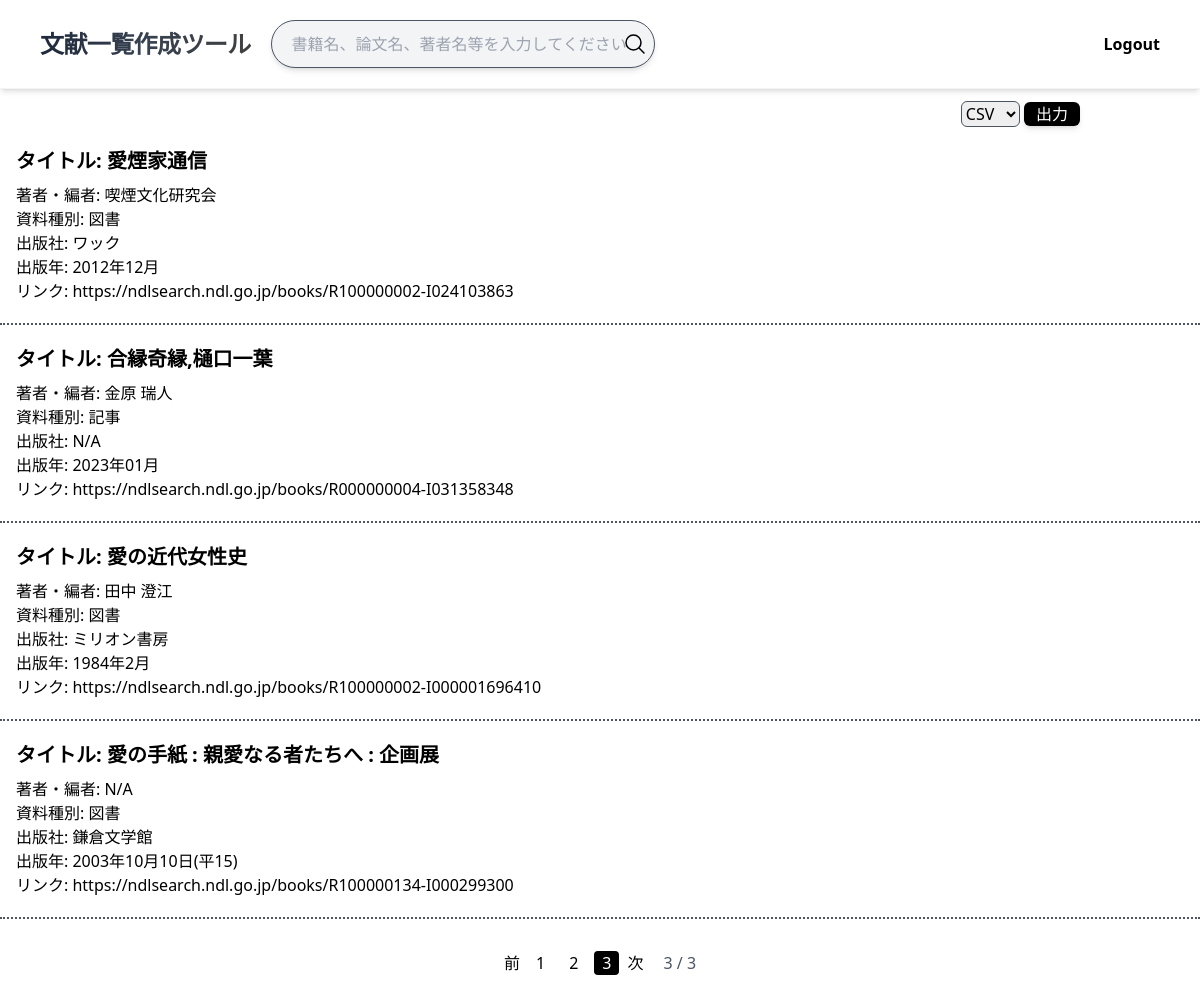
/mypage/?page=3 (signed in), run on an earlier commit of the app's database.
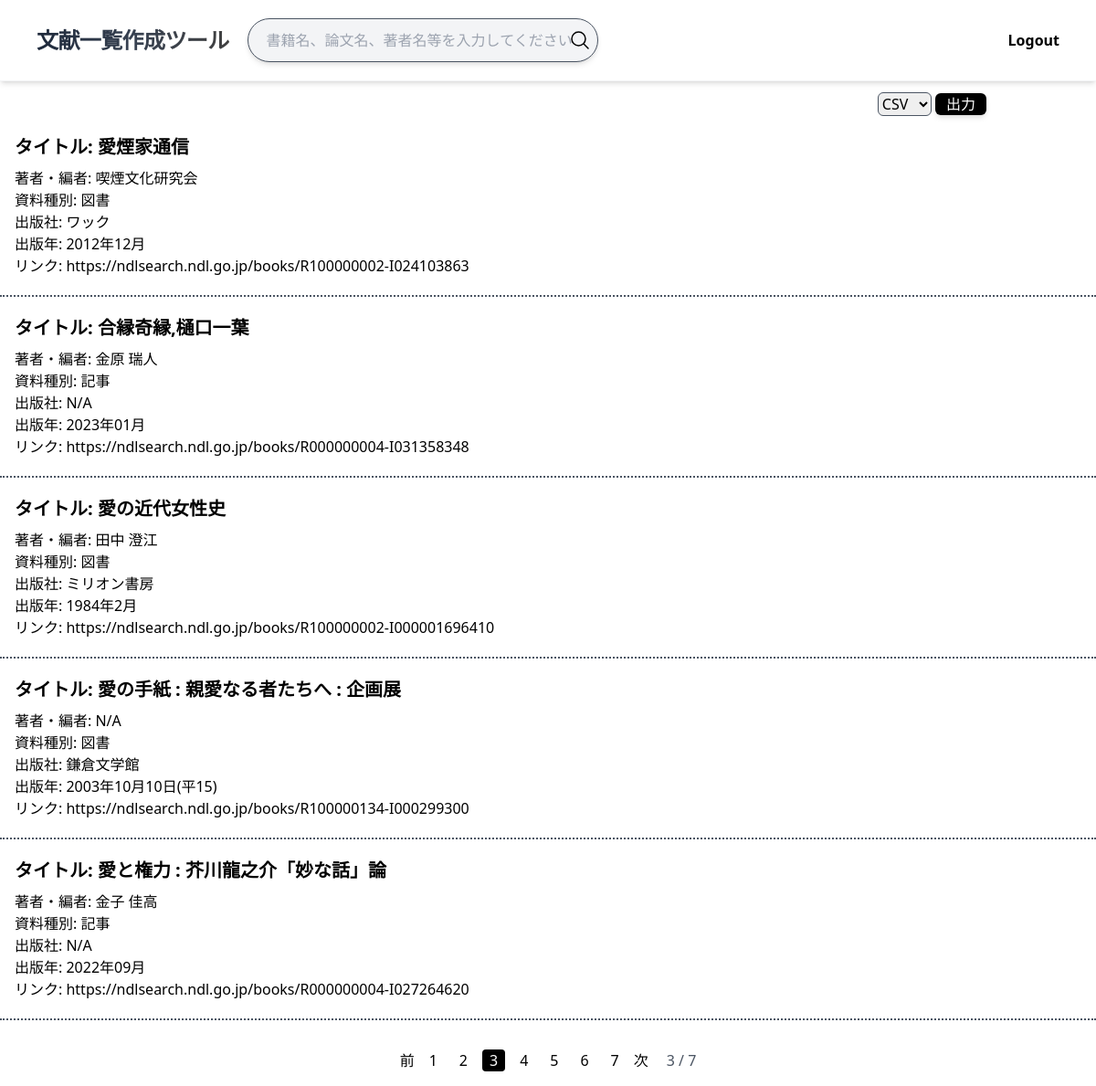
And on a later commit of the database.
### api/models.py (models this page shows)
class Book(models.Model):
    type = models.ManyToManyField(Type, blank=True) #図書種別
    title = models.CharField(max_length=255) #資料タイトル
    author = models.ManyToManyField(Author, blank=True) #著者
    publisher = models.ForeignKey(Publisher, on_delete=models.PROTECT) #出版社
    date = models.CharField(max_length=10) #出版年
    magazine_title = models.ManyToManyField(Magazine, blank=True) #掲載誌タイトル
    magazine_number = models.CharField(max_length=20, blank=True) #掲載誌関数
    magazine_date = models.CharField(max_length=10, blank=True) #掲載誌出版年
    page = models.CharField(max_length=20, blank=True) #論文掲載ページ数
    link = models.URLField(blank=True) #図書資料へのアクセスURL
    user = models.ForeignKey(User, on_delete=models.CASCADE, related_name='favorites', null=True) #email

class Author(models.Model):
    author = models.CharField(max_length=20)

class Type(models.Model):
    type = models.CharField(max_length=5)

class Publisher(models.Model):
    publisher = models.CharField(max_length=20)

### api/views.py (the view)
# urls.py: path('mypage/', BookListView.as_view(), name='mypage'),
class BookListView(ListView, FormView):
    print("OK")
    template_name = 'mypage.html'
    context_object_name = 'book_obj'
    form_class = SearchForm
    paginate_by = 5
    def get_queryset(self):
        print('get_queryset関数OK')
        return Book.objects.filter(user=self.request.user)

### api/forms.py
class SearchForm(forms.Form):
    searchword = forms.CharField(label="検索ワード", max_length=10, )
    def __init__(self, *args, **kwargs):
        super().__init__(*args, **kwargs)
        self.fields["searchword"].widget.attrs["class"] = "block w-full h-12 pl-5 border rounded-full bg-gray-100 border-gray-600 shadow-md "
        self.fields["searchword"].widget.attrs["placeholder"] = "書籍名、論文名、著者名等を入力してください"

### templates/mypage.html (shortened to what this page needs)
{% load static %}
<!DOCTYPE html>
<html lang="en">
<head>
    <script src="https://cdn.tailwindcss.com"></script>
</head>
<body class="h-full">
    {% block content %}
    <header class="mb-3 border-b border-gray-100 shadow-md">
        <div class="flex justify-between py-5 mx-10 border-gray-600">
            <div class="flex space-x-5">
                <div class="flex items-center">
                    <a href="{% url "api:top" %}">
                        <span class="text-2xl font-semibold tracking-tight
                        bg-gradient-to-r from-slate-800 via-gray-700 to-neutral-700
                        bg-clip-text text-transparent">文献一覧作成ツール</span>
                    </a>
                </div>
                <div class="flex items-center">
                    <form action="/search/" method="post">
                        <div class="relative w-96">
                            {{ form.searchword }}
                            <button type="submit" class="absolute right-2 top-2/4 -translate-y-2/4">
                                    <svg xmlns="http://www.w3.org/2000/svg" fill="none" viewBox="0 0 24 24" stroke-width="1.5" stroke="currentColor" class="size-6">
                                        <path stroke-linecap="round" stroke-linejoin="round" d="m21 21-5.197-5.197m0 0A7.5 7.5 0 1 0 5.196 5.196a7.5 7.5 0 0 0 10.607 10.607Z" />
                                    </svg>
                            </button>
                        </div>
                    </form>
                </div>
            </div>
            <div class="flex items-center">
                <nav class="space-x-4">
                    <form method="post" action="{% url "api:logout" %}">
                        <button type="submit" class="font-semibold">Logout</button>
                    </form>
                </nav>
            </div>
        </div>
    </header>
    <main>
        <div class="flex justify-center">
            <div class="flex items-center justify-end w-4/5">
                <form method="post" action="{% url "api:export" %}">{% csrf_token %}
                    <select name="output" class="border border-gray-600 rounded-md">
                        <option value="csv">CSV</option>
                    </select>
                    <button type="submit" class="px-3 text-center bg-black rounded-md shadow-md text-white hover:bg-gray-300 hover:text-black hover:duration-500" >出力</button>
                </form>
            </div>
        </div>
        <div class="">
            {% for book in book_obj %}
                <form method="post" action="">{% csrf_token %}
                    <div class=" pt-3 pb-5 border-b-2 border-dotted border-gray-600" value="{{ book }}">
                        <div class="px-4">
                            <a href="{% url 'api:update_bookpage' book.pk %}"><p name="title" class="font-bold py-2 text-xl">タイトル: {{ book.title }}</p></a>
                            {% for author in book.author.all %}
                                <div><p name="author">著者・編者: {{ author.author }}</p></div>
                            {% endfor %}
                            {% for type in book.type.all %}
                                <div><p name="type">資料種別: {{ type.type }}</p></div>
                            {% endfor %}
                            <div><p name="publisher">出版社: {{ book.publisher.publisher }}</p></div>
                            <div><p name="date">出版年: {{ book.date }}</p></div>
                            <div>リンク: <a name="link" href="{{ book.link }}">{{ book.link }}</a></div>
                        </div>
                    </div>
                </form>
            {% endfor %}
        </div>
        <div class="pagination mt-8 mb-4 flex justify-center">
            <ul class="pagination flex space-x-2">
                {% if page_obj.has_previous %}
                    <li><a href="?page={{ page_obj.previous_page_number }}" class="page-link text-primary d-inline-block">前</a></li>
                {% else %}
                    <li class="disabled"><div class="page-link text-secondary d-inline-block disabled" href="#">前</div></li>
                {% endif %}
                {% for num in page_obj.paginator.page_range %}
                    {% if num %}
                        {% if num == page_obj.number %}
                            <li class="current-page">
                                <div class="bg-black text-white rounded px-2">
                                    {{ num }}
                                </div>
                            </li>
                        {% elif page_obj.number|add:"4" >= num and page_obj.number|add:"-4" <= num %}
                            <li>
                                <a href="?page={{ num }}" class="page-link text-primary d-inline-block rounded px-2">
                                    {{ num }}
                                </a>
                            </li>
                        {% endif %}
                    {% endif %}
                {% endfor %}
                {% if page_obj.has_next %}
                    <li>
                        <a href="?page={{ page_obj.next_page_number }}" class="page-link text-primary d-inline-block">
                            次
                        </a>
                    </li>
                {% else %}
                    <li class="disabled">
                        <div class="page-link text-secondary d-inline-block disabled">
                            次
                        </div>
                    </li>
                {% endif %}
                <li class="pl-3 p-md-2 text-gray-600">
                    {{ page_obj.number }} / {{ page_obj.paginator.num_pages }}
                </li>
            </ul>
        </div>
        {% endblock content %}
    </main>
</body>
</html>

What changed in the data, as far as the page shows it:
added Book: title "愛と権力 : 芥川龍之介「妙な話」論", publisher.publisher "N/A", date "2022年09月", link "https://ndlsearch.ndl.go.jp/books/R000000004-I027264620", Type (type "記事")
added Author: author "金子 佳高", shown under "愛と権力 : 芥川龍之介「妙な話」論"
Also different on the page:
{{ page_obj.paginator.num_pages }}: "3" → "7"
new list line: "4"
new list line: "5"
new list line: "6"
new list line: "7"
